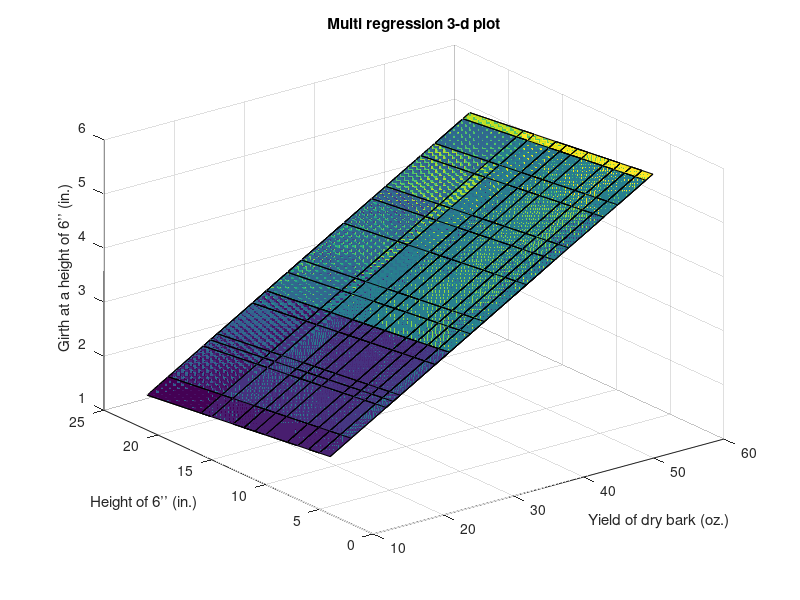

The MATLAB source for this figure:
%code for question 5
%multiple regression
clc;
x1 = [19,51,30,42,25,18,44,56,38,32,25,10,20,27,13,49,27,55];
x2 = [8,15,11,21,7,5,10,13,12,13,5,6,4,8,7,12,6,16];
y  = [4,5,3,3,2,1,4,6,3,4,2,3,4,4,3,5,3,7];
n = 18;
x12 = x1.*x1;
x22 = x2.*x2;
x1x2 = x1.*x2;
x1y = x1.*y;
x2y = x2.*y;

A = [n  sum(x1) sum(x2) ; sum(x1)  sum(x12) sum(x1x2) ; sum(x2)  sum(x1x2)  sum(x22)];
B = [sum(y) ; sum(x1y) ; sum(x2y)];
C = linsolve(A,B);
[X1,X2] = meshgrid(x1,x2);

for j = 1:n
for i = 1:n
   Y(j,i) = C(1) + C(2)*X1(j,i) + C(3)*X2(j,i);
end
end
%mesh(x1,x2,Y);    
grid on;
surf(X1,X2,Y);
xlabel('Yield of dry bark (oz.)');
ylabel('Height of 6’’ (in.)');
zlabel('Girth at a height of 6’’ (in.)');
title('Multi regression 3-d plot');
